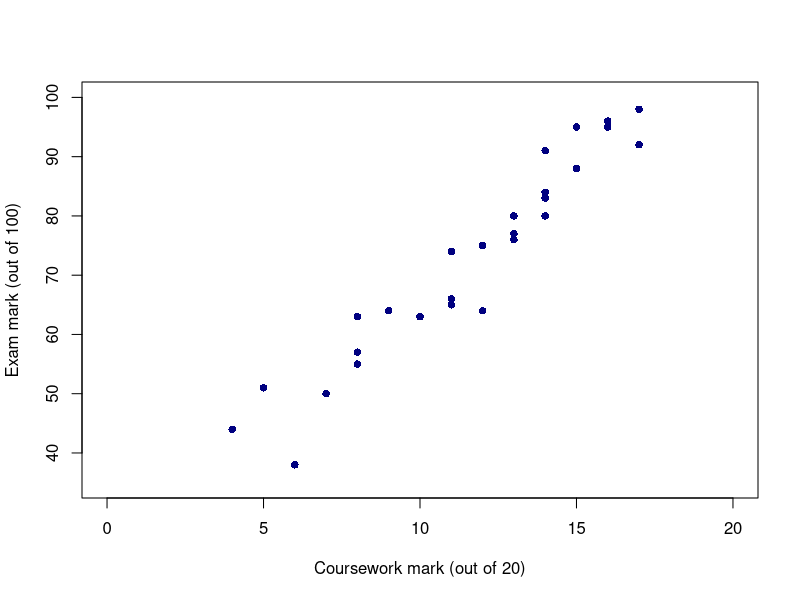
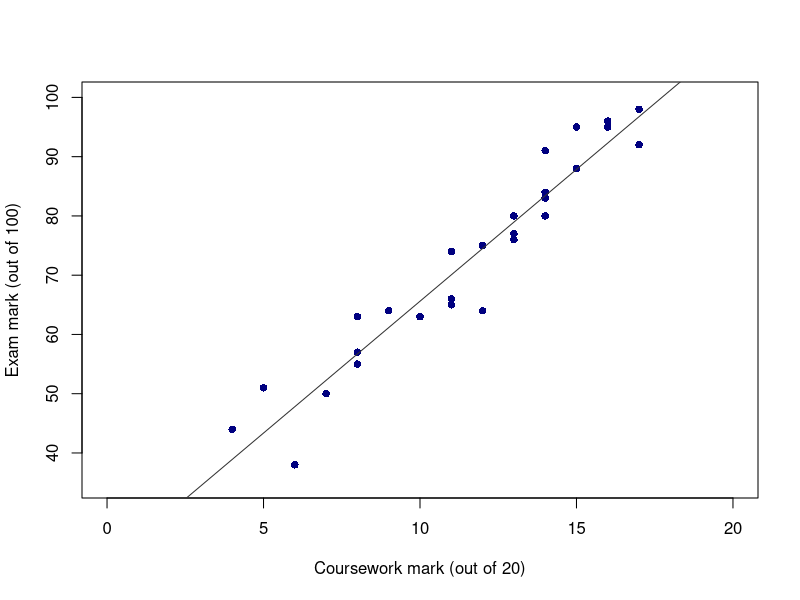
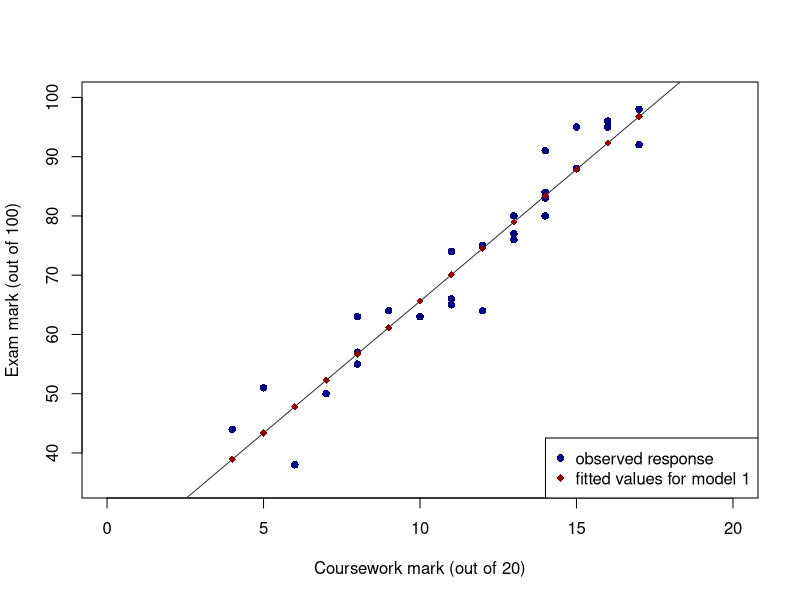
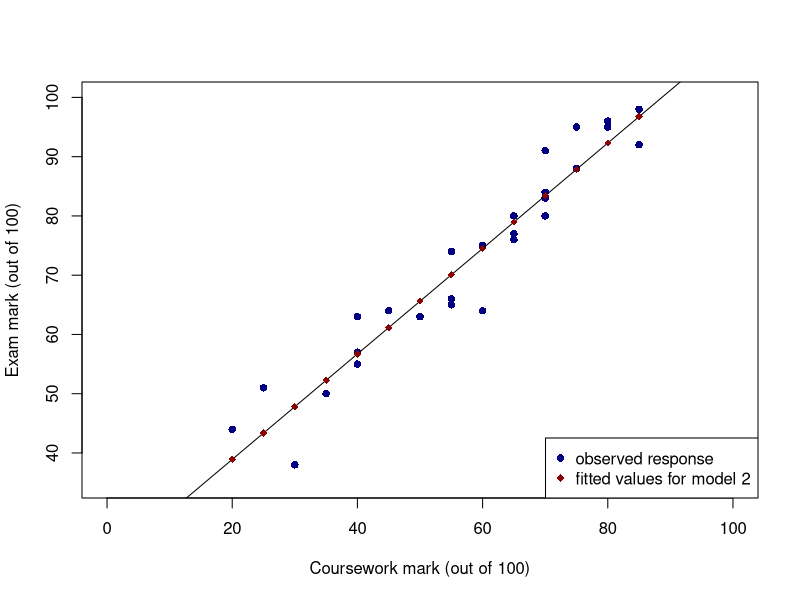

Here is the R script that generated these plots, in order:
## ---- chunk 1
require(knitr)
pdf_doc <- knitr::is_latex_output()
if (pdf_doc) {opts_chunk$set(echo=FALSE, fig.dim = c(4.5, 4), fig.align="center")}

# install.packages("readr")
library(readr)
## ---- chunk 2
# Data
Exam <- read_csv("../data/Exam.csv", show_col_types = FALSE)
print(head(Exam))
print(summary(Exam))
## ---- chunk 3
plot(ex ~ cw, xlab="Coursework mark (out of 20)", 
      ylab="Exam mark (out of 100)",
      xlim=c(0,20), ylim=c(35,100), col="navy", pch=16, data=Exam)
## ---- chunk 4
# Add code here to produce a scatterplot of the data
plot(ex ~ cw, xlab="Coursework mark (out of 20)", 
      ylab="Exam mark (out of 100)",
      xlim=c(0,20), ylim=c(35,100), col="navy", pch=16, data=Exam)

# Fit a linear model of ex on cw
model1 <- lm(ex ~ cw, data=Exam)

# Add the fitted regression line to the plot
abline(model1, col="gray20")
## ---- chunk 5
coef(model1)
## ---- chunk 6
predict(model1, newdata = list(cw = 10))
## ---- chunk 7
lowest_mark <- as.numeric((40-coef(model1)[1]) / coef(model1)[2])
print(lowest_mark)
## ---- chunk 8
predict(model1, newdata = list(cw = lowest_mark))
## ---- chunk 9
predict(model1, newdata = list(cw = 20))
## ---- chunk 10
Exam$cwp <- 5*Exam$cw
model2 <- lm(ex ~ cwp, data=Exam)
coef(model2)
## ---- chunk 11
# Scatterplot illustrating original parameterisation
plot(ex ~ cw, xlab="Coursework mark (out of 20)", ylab="Exam mark (out of 100)",
     xlim=c(0,20), ylim=c(35,100), col="navy", pch=16, data=Exam)
abline(model1, col="gray20")
exam1.fit <- fitted(model1)
points(exam1.fit ~ cw, col="darkred", pch=18, data=Exam)
legend("bottomright", c("observed response", "fitted values for model 1"),
       pch=c(16, 18), col=c("navy", "darkred"))


# Scatterplot illustrating new parameterisation
plot(ex ~ cwp, xlab="Coursework mark (out of 100)", ylab="Exam mark (out of 100)",
     xlim=c(0,100), ylim=c(35,100), col="navy", pch=16, data=Exam)
abline(model2)
exam2.fit <- fitted(model2)
points(exam2.fit ~ cwp, col="darkred", pch=18, data=Exam)
legend("bottomright", c("observed response", "fitted values for model 2"), 
       pch=c(16, 18), col=c("navy", "darkred"))
## ---- chunk 12
print("Model 1:")
print(coef(model1))

print("Model 2:")
print(coef(model2))
